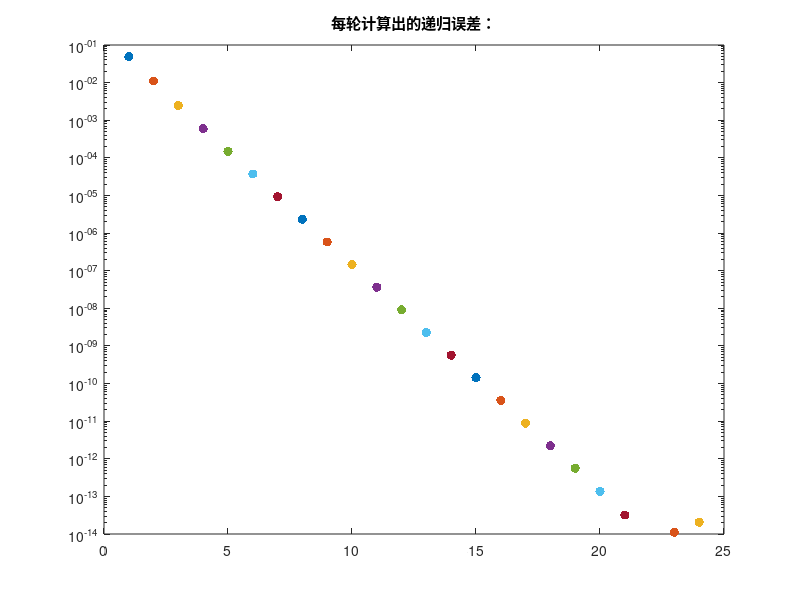
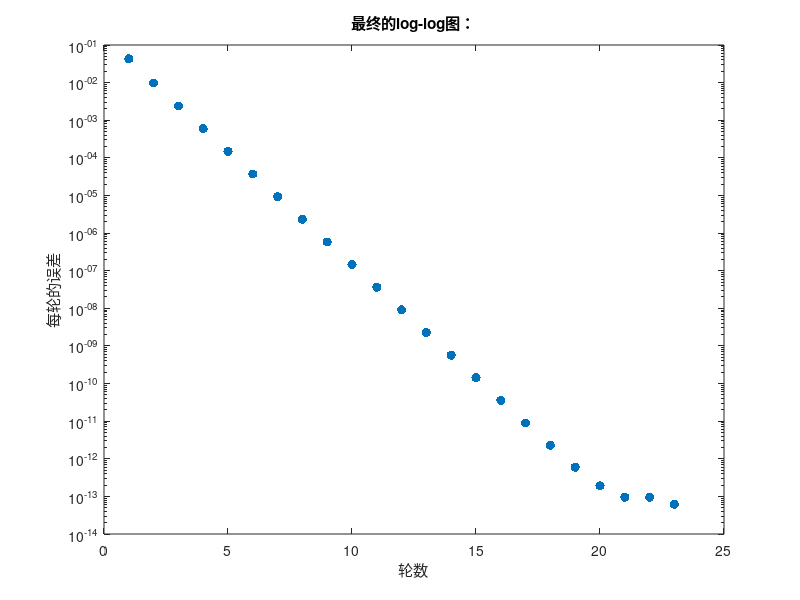

Write MATLAB code to recreate these figures, in order. (Note: this script raises an error after producing the figures.)
clear,clc
    MS = 'MarkerSize'; ms = 20;
    
    F = @(x) sin(cos(sin(cos(x))));
    a = -1;
    b = 1;
    T=zeros(20,1) ; % 每轮计算的积分值
    n = 1; % initial number of the subintervals
    %%
    h = (b-a) / n; % subinterval length
    x = linspace(a, b, n+1); % points
    % new value obtained by the composite trapezoidal rule
    Tnew = h * ( F(a) / 2 + sum( F(x(2:end-1)) ) + F(b) / 2 ); 
    %%
    Told = Tnew + 1; % set an arbitrary value for the old value  
    j = 1; 
    N=25;
    while j<N      %算20轮误差，看看到后面误差是否会趋于稳定
        Told = Tnew; % keep the new quadrature value
        H = h * sum( F( a + (2*(1:n)-1)*h/2 ) );  % contribution from the midpoints
        Tnew = (Told + H) / 2;    % new value
        h = h / 2; % halve the subintervals
        n = 2*n;      % number of points in the new quadrature
        T(j)=Tnew; 
        figure(1)
        semilogy(j, abs(Told-Tnew)/3, '.', MS, ms)
        title('每轮计算出的递归误差：') 
        hold on
        j = j+1; % number of the refinements
    end
    %%得到精确值之后画出误差图：
    last=T(N-1)*ones(N-1,1);
    x_j=linspace(1,N-1,N-1);
    figure(2)
    semilogy(x_j,abs(T-last),'.', MS, ms)
    title('最终的log-log图：')
    xlabel('轮数')
    ylabel('每轮的误差')
    hold on

    %输出结果：
    I=Tnew
    syms t
    f=F(t)
    Iexact=double(int(f,a,b))
